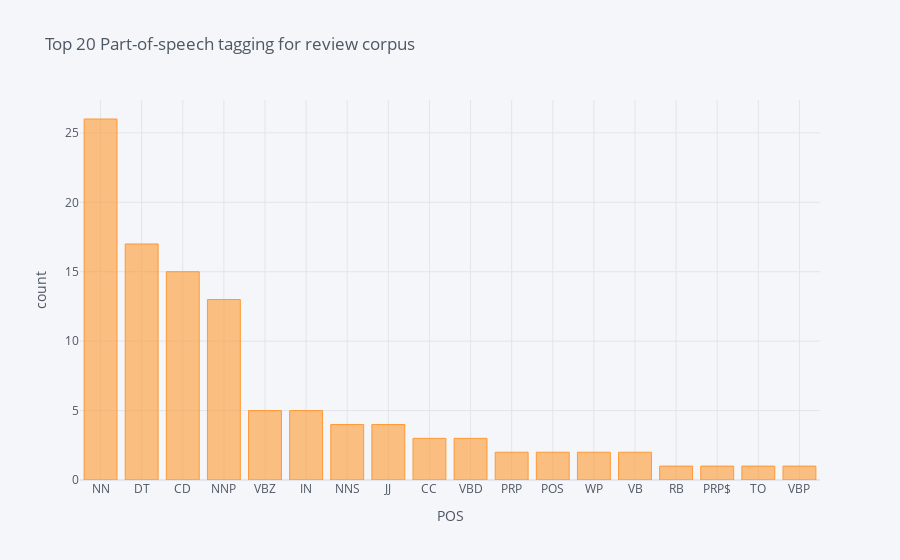

This figure's notebook cell:
### Markdown cell above
[*Part-Of-Speech Tagging (POS)*](https://en.wikipedia.org/wiki/Part-of-speech_tagging)is a process of assigning parts of speech to each word, such as noun, verb, adjective, etc

We use a simple [*TextBlob*](https://textblob.readthedocs.io/en/dev/) API to dive into POS of our "Review Text" feature in our data set, and visualize these tags.

### Code cell
from textblob import TextBlob

blob = TextBlob(str(jokes['jokeText']))
pos_df = pd.DataFrame(blob.tags, columns = ['word' , 'pos'])
pos_df = pos_df.pos.value_counts()[:20]
pos_df.iplot(
    kind='bar',
    xTitle='POS',
    yTitle='count', 
    title='Top 20 Part-of-speech tagging for review corpus')

### Figure 1 — Plotly figure (JSON) as saved in the notebook; plotly's stock layout.template omitted (floating-point values rounded to 4 significant figures)
{"data": [{"marker": {"color": "rgba(255, 153, 51, 0.6)", "line": {"color": "rgba(255, 153, 51, 1.0)", "width": 1}}, "name": "pos", "orientation": "v", "text": "", "type": "bar", "x": ["NN", "DT", "CD", "NNP", "VBZ", "IN", "NNS", "JJ", "CC", "VBD", "PRP", "POS", "WP", "VB", "RB", "PRP$", "TO", "VBP"], "y": [26, 17, 15, 13, 5, 5, 4, 4, 3, 3, 2, 2, 2, 2, 1, 1, 1, 1]}], "layout": {"legend": {"bgcolor": "#F5F6F9", "font": {"color": "#4D5663"}}, "paper_bgcolor": "#F5F6F9", "plot_bgcolor": "#F5F6F9", "title": {"font": {"color": "#4D5663"}, "text": "Top 20 Part-of-speech tagging for review corpus"}, "xaxis": {"gridcolor": "#E1E5ED", "showgrid": true, "tickfont": {"color": "#4D5663"}, "title": {"font": {"color": "#4D5663"}, "text": "POS"}, "zerolinecolor": "#E1E5ED"}, "yaxis": {"gridcolor": "#E1E5ED", "showgrid": true, "tickfont": {"color": "#4D5663"}, "title": {"font": {"color": "#4D5663"}, "text": "count"}, "zerolinecolor": "#E1E5ED"}}}
